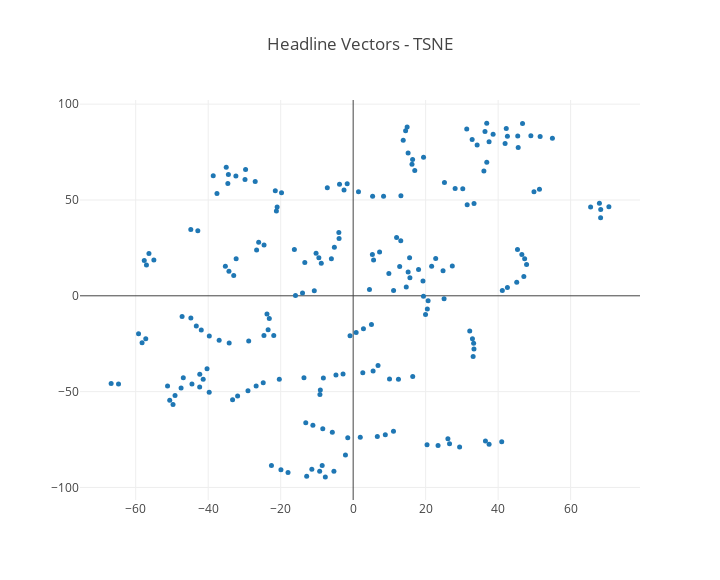

Write notebook code for a chart like this one.
### Markdown cell above
# 4. Topic Analysis

- Concatenate document vectors from all 3 (LDI, NMF, average Word2vec by document): 460 columns
- PCA to 80 columns
- Plot topics with TSNE

### Code cell
reduced_data, ohs, plotclusters = pickle.load(open( "docvecs.pkl", "rb" ))
headline_scatterplot(do_tsne(reduced_data, perplexity=5), ohs, title="Headline Vectors - TSNE")

### Figure 1 — Plotly figure (JSON) as saved in the notebook; plotly's stock layout.template omitted (floating-point values rounded to 4 significant figures; data arrays with more than 128 entries replaced by an {"elided": "..."} marker saying what was removed)
{"data": [{"hoverinfo": "text", "hoverlabel": {"bgcolor": "#CCCCCC", "font": {"color": "#000000", "family": "serif", "size": 16}}, "marker": {"showscale": false, "size": 5}, "mode": "markers", "text": {"elided": "200 str values"}, "textfont": {"color": "#1f77b4", "family": "sans serif", "size": 10}, "type": "scatter", "uid": "25fc8a9f-69e4-48c5-87ca-f9250391588e", "x": {"elided": "200 float values"}, "y": {"elided": "200 float values"}}], "layout": {"height": 580, "title": "Headline Vectors - TSNE", "width": 720}}
